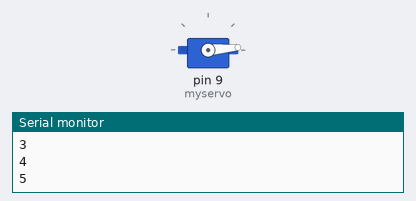
A sketch run on a simulated Arduino Uno, built with avr-gcc and run on an emulated ATmega328P. Shown: servo, the last lines printed to the serial monitor.

Above: at 0.15 s.
At 4.6 s:
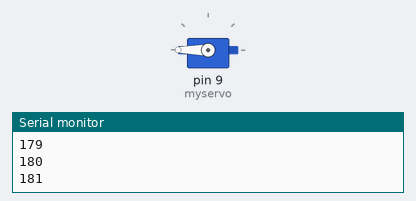
At 22.09 s:
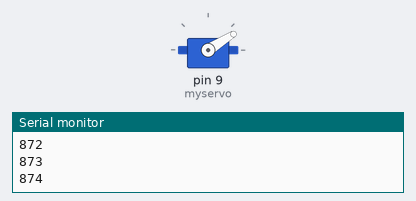
At 39.84 s:
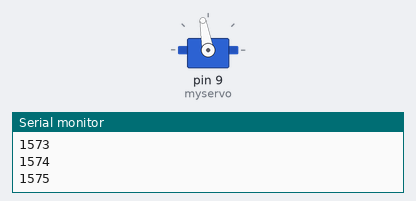
Timing chart, 0 to 40.0 s (numbered marks = the images above):
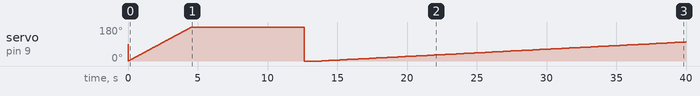

The sketch:

Speedup.ino
```cpp
// This program makes the simpler ESC gradually
// increase and then decrease its speed
// indefinitely.

#include <Servo.h>

Servo myservo;  // Create a servo object to control a servo.


// The speed can be 71 - ~150.
// 60 resets the ESC (which is very important).

#define ESCResetSpeed  60
#define ESCEndSpeed  158


// This was used to maintain speed control throughout the program.
// It isn't used anymore.

int val = 0;


// "Functions" for motor control.

// I need to figure out how to write functions in
// the Arduino language.

int speed = 0;

#define resetESC() \
  chooseSpeed(0);

#define chooseSpeed(v) \
  if ( v > speed ) { \
    rampUpSpeed(v); \
  } else { \
    rampDownSpeed(v); \
  }

#define rampUpSpeed(v) \
  for (; speed < v; speed++) { \
    useSpeed(); \
  }

#define rampDownSpeed(v) \
  for (; speed > v; speed--) { \
    useSpeed(); \
  }

#define useSpeed() \
  Serial.println(speed); \
  myservo.write(speed); \
  delay(15);

// Start

void setup () {

  Serial.begin(9600); // Talk to the computer.

  myservo.attach(9);  // The servo is on pin 9.

  //resetESC(); // Start the ESC at a speed of 0.
              // This resolves any problems,
              // but makes the motor stop.

  resetESC();

  //chooseSpeed(10);

}


// This loops until the Arduino is turned off.
void loop () {

  //chooseSpeed(10);

  //delay(5000);

  for (int j = 0; j <= 5000; j++) {

    chooseSpeed(j);

    delay(10);

  }

}
```
